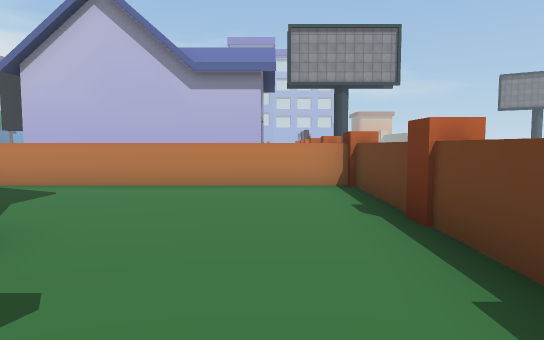
view 1 (above)

19 first-person views from a walk through a Unity game level. The camera is 1.4 m above the floor, tilts 4° down and sees 75° across. The floor is counted in squares, 2 m on a side. Each view is taken from the middle of a square. On the plan, view 1 faces up. The plan holds only what a view shows up to about 11 squares ahead; the rest is blank. The place goes on beyond the plan. Some surface patterns are stand-ins.

view 2
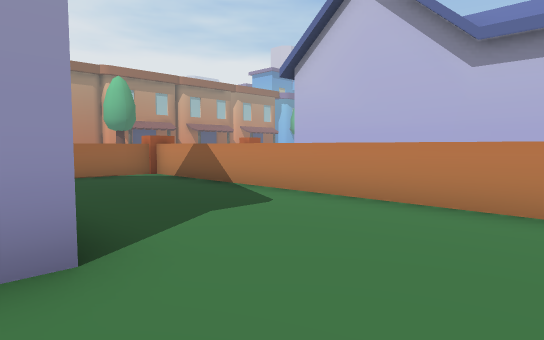

view 3
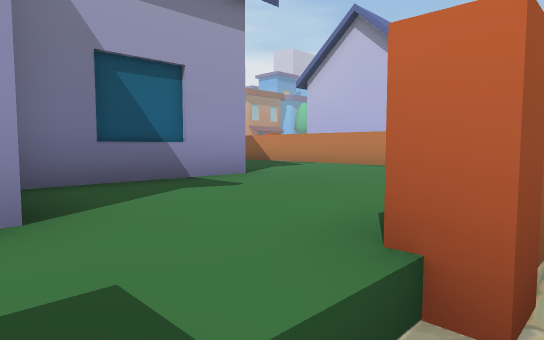

view 4
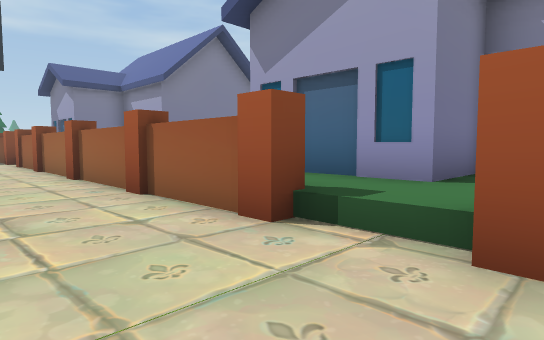

view 5
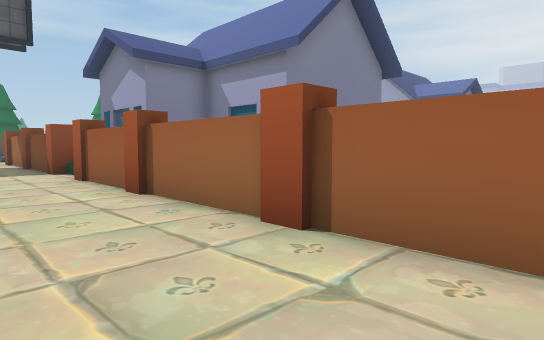

view 6
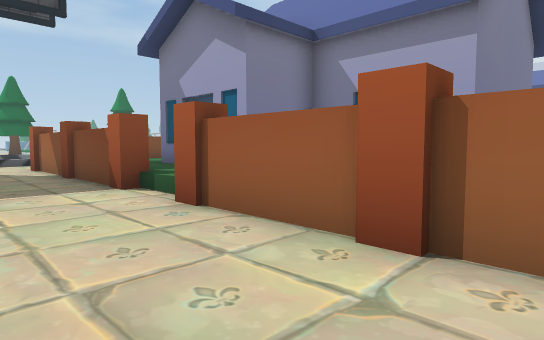

view 7
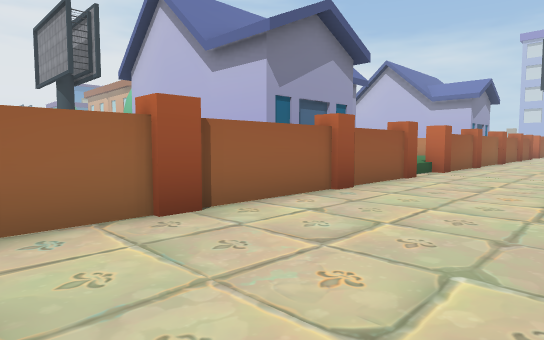

view 8
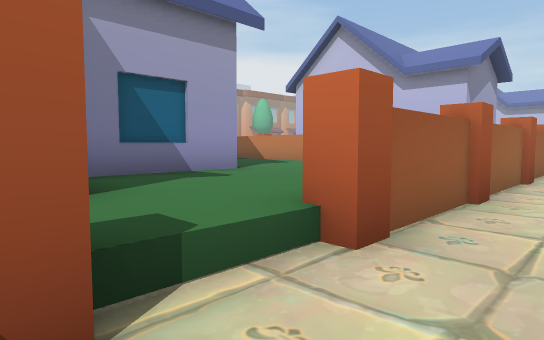

view 9
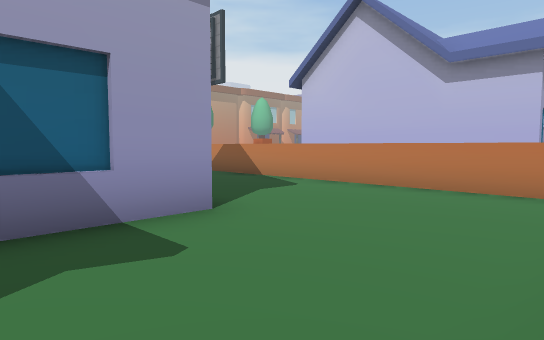

view 10
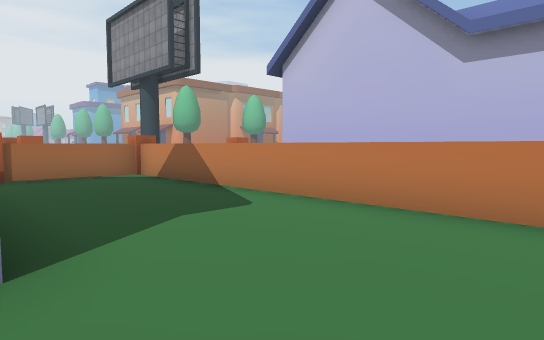

view 11
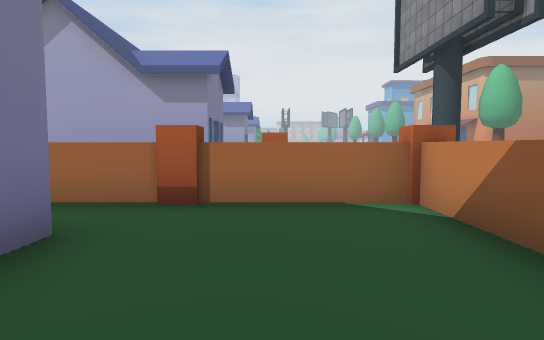

view 12
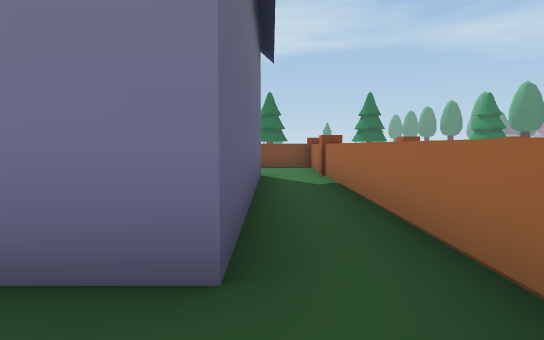

view 13
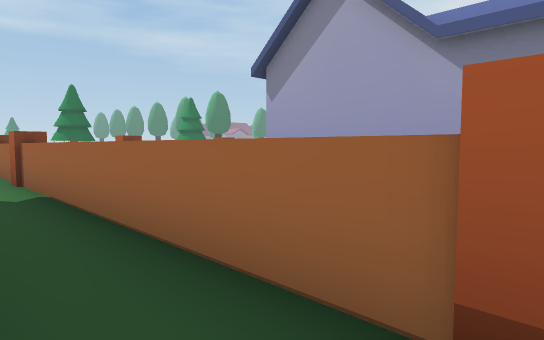

view 14
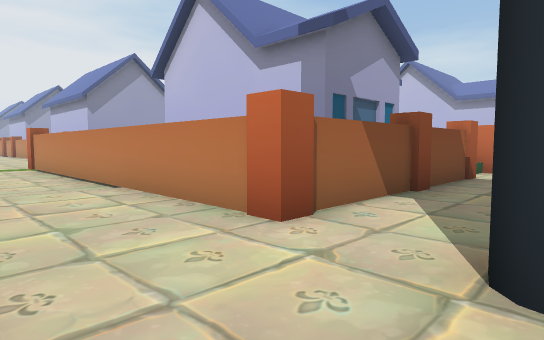

view 15
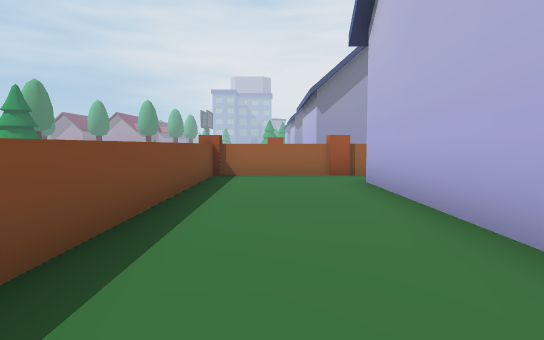

view 16
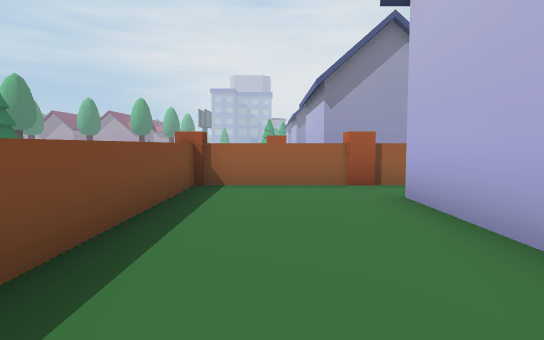

view 17
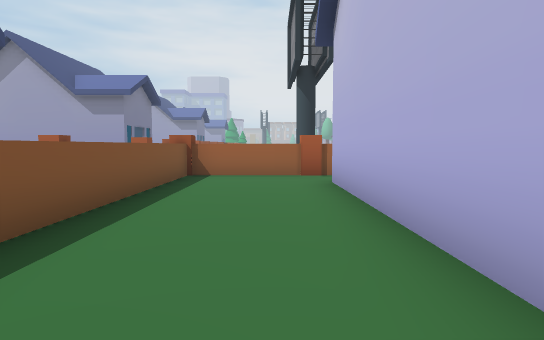

view 18
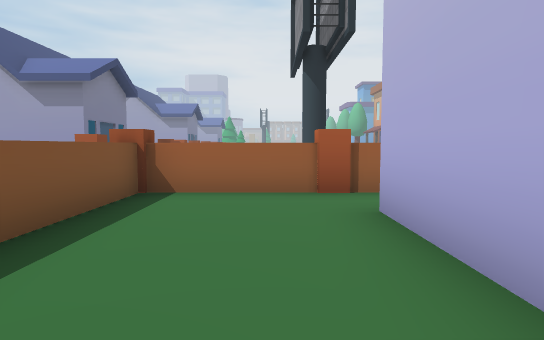

view 19
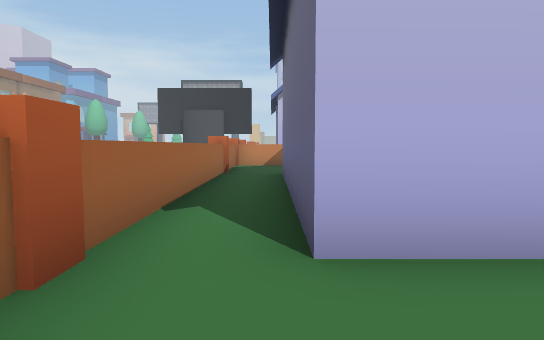

### Floor plan
Key: @ floor where view 1 was taken; # wall or solid block; . main floor; - floor 0.5 m lower than the main floor; _ floor 0.75 m lower than the main floor; / step, stairs or slope; ^ raised ledge; H house.
Columns run from 15 left of view 1 to 5 right of it. Each row starts with its distance up from view 1.
 10          HHHHHH
  9        #        #
  8        #        #
  7        #        #
  6        #^^^^^^^^^
  5        #........#
  4        #........#
  3        #. ......#--
  2        #.    H..#--
  1        #.    H..#---
  0        #.    H.@.---
 -1        #.    HH..---
 -2        #.      .#---
 -3        #.       #---
 -4        #.HHHHHH #---
 -5        #........#----
 -6        #....... #----
 -7        #^^^^^^^^^----
 -8        #........#----
 -9        #........#----
-10        #........#---
-11 HH     #.HHHHH..#---
-12  H     #.    H..##--
-13  H     #.    H...---
-14  H     #.    HH..--
-15  H     #.       #--
-16  H     #.      .#--
-17  H     #.HHHHHH.#--
-18        #....... #--
-19        #........#--
-20        ##########--
-21        _______-----#
-22          _____------
-23                /////

Positions as (right, up) in squares from view 1, and headings:
1: (0, 0), facing up
2: (0, 2), facing up-left
3: (2, -1), facing up-left
4: (4, 1), facing down-left
5: (4, -5), facing down-left
6: (4, -9), facing down-left
7: (5, -9), facing up-left
8: (3, -15), facing up-left
9: (1, -13), facing up-left
10: (0, -11), facing up-left
11: (-4, -9), facing left
12: (-7, -9), facing down
13: (-7, -10), facing down-left
14: (4, -23), facing up-left
15: (0, -19), facing left
16: (-2, -19), facing left
17: (0, -5), facing left
18: (-3, -5), facing left
19: (-7, -6), facing up
